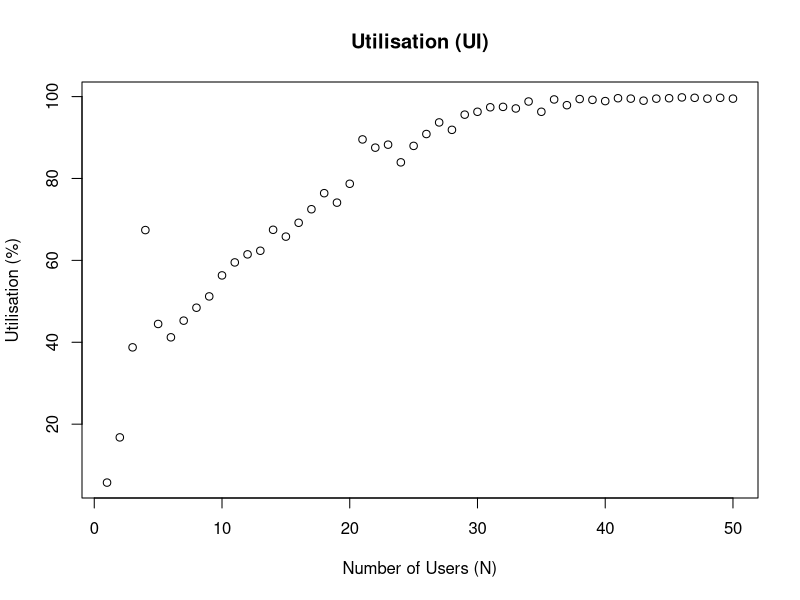
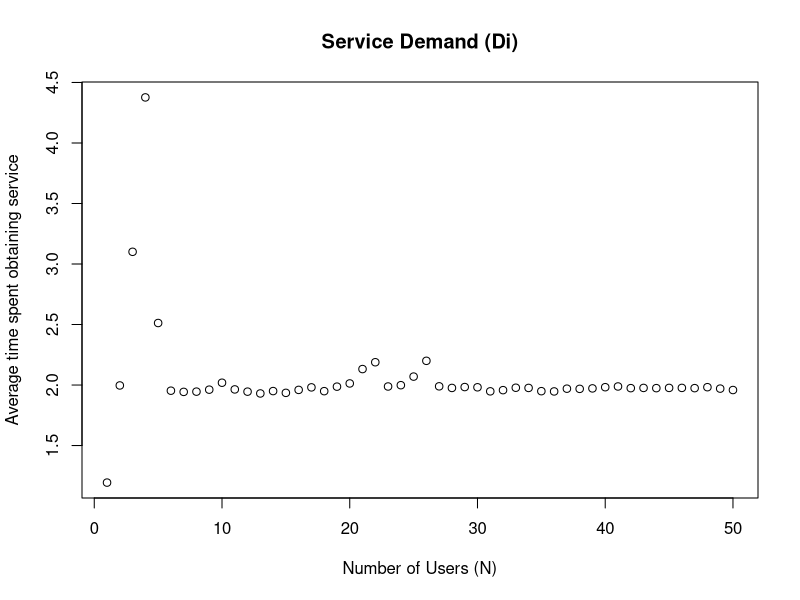
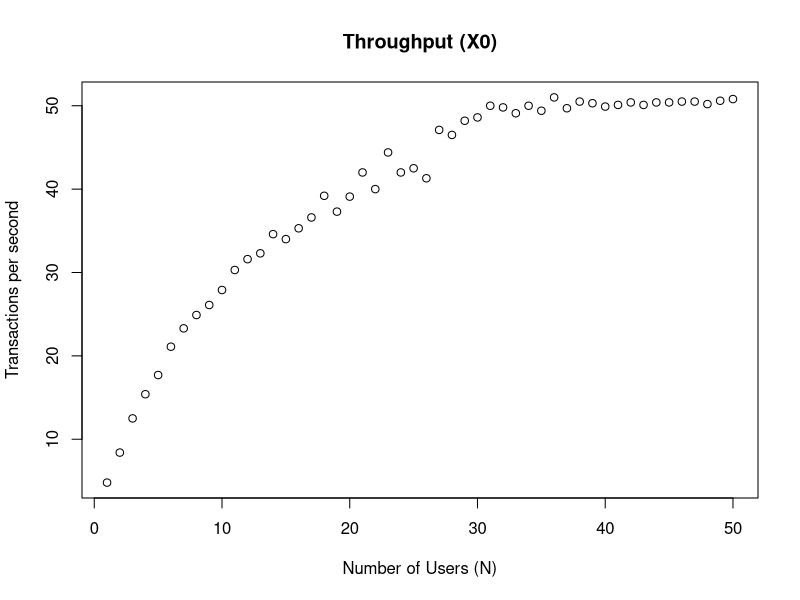
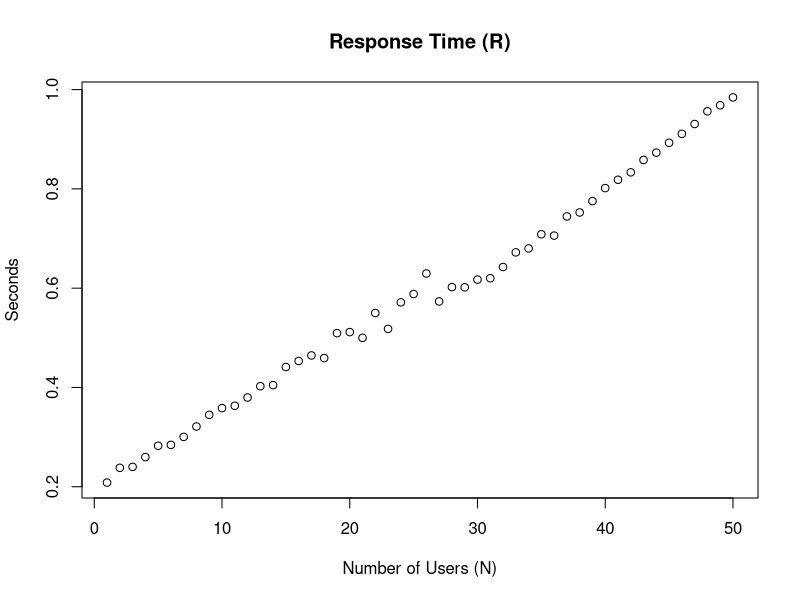

Here is the R script that generated these plots, in order:
setwd("S:/Users/Dean's PC/workspace/EAA_CA2")

performanceData <- read.table("results.dat", header=TRUE)

T <- 10
UI <- (100-performanceData$IDLE)
X0 <- (performanceData$CO/T)
Di <- (UI / X0)
R <- (performanceData$N / X0)

dev.new()
plot(UI, main="Utilisation (UI)", xlab="Number of Users (N)", ylab="Utilisation (%)")

dev.new()
plot(Di, main="Service Demand (Di)", xlab="Number of Users (N)", ylab="Average time spent obtaining service")

dev.new()
plot(X0, main="Throughput (X0)", xlab="Number of Users (N)", ylab="Transactions per second")

dev.new()
plot(R, main="Response Time (R)", xlab="Number of Users (N)", ylab="Seconds")
